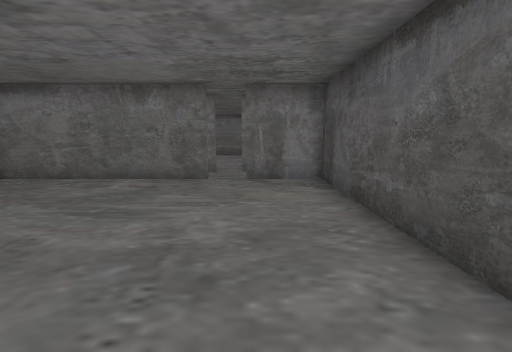
[1] (above)

20 first-person views from a walk through a 3-D level made in the Unity game engine. The camera is 1.4 m above the floor, tilts 8° down and sees 85° across. The floor is counted in squares, 1 m on a side. Each view is taken from the middle of a square. On the plan, view 1 faces up. The plan holds only what a view shows up to about 14 squares ahead; the rest is blank. The place goes on beyond the plan. The player is left out. Door leaves are left out, so doorways stand open. Some surface patterns are stand-ins.

[2]
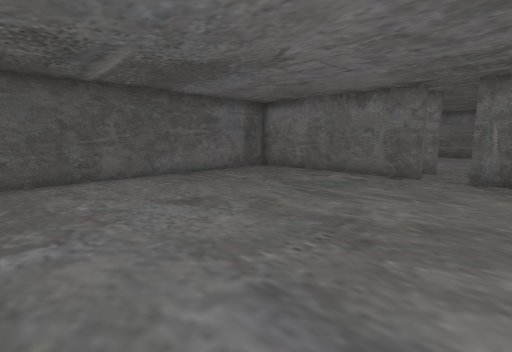

[3]
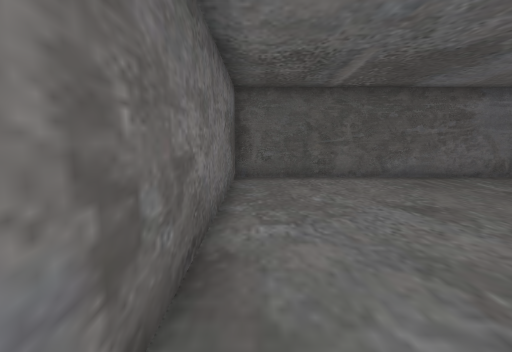

[4]
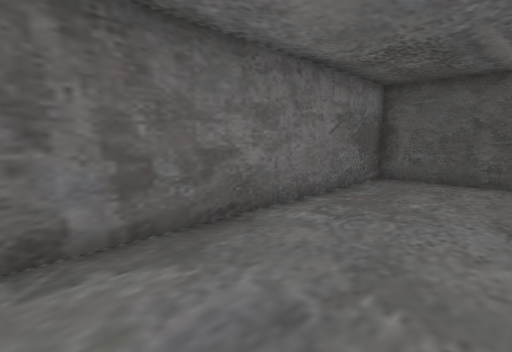

[5]
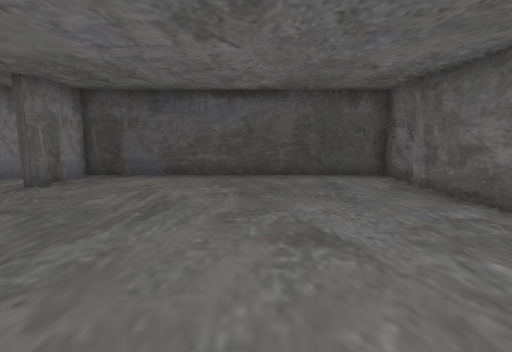

[6]
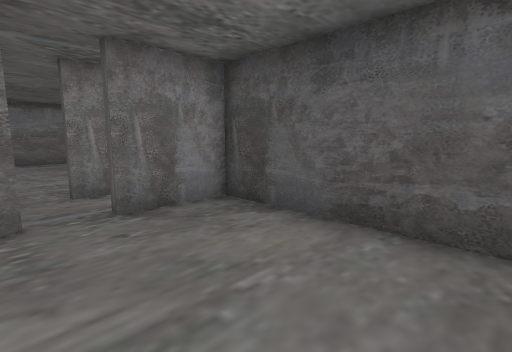

[7]
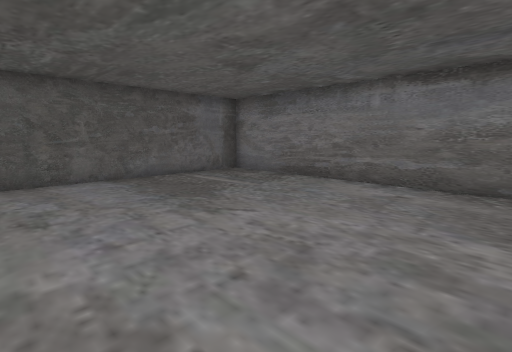

[8]
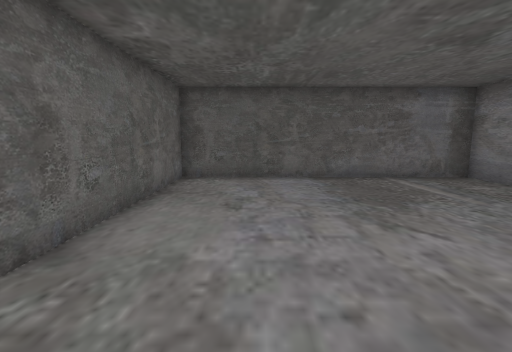

[9]
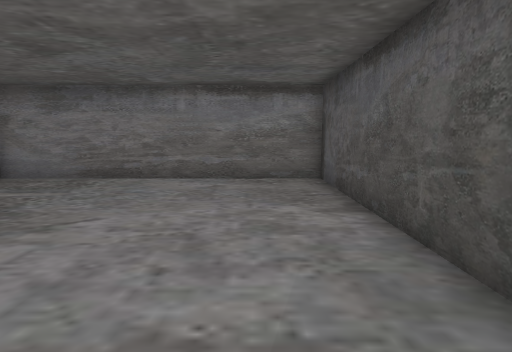

[10]
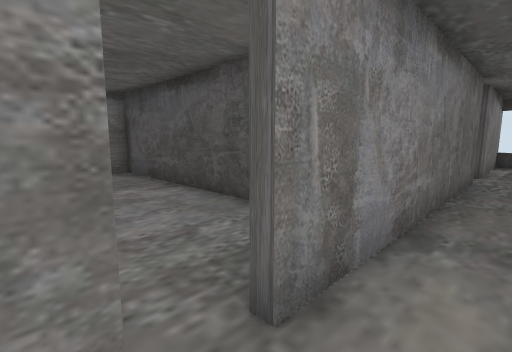

[11]
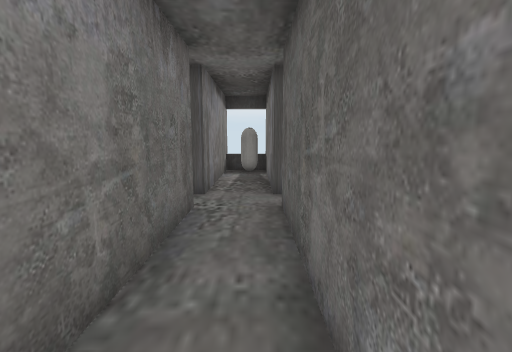

[12]
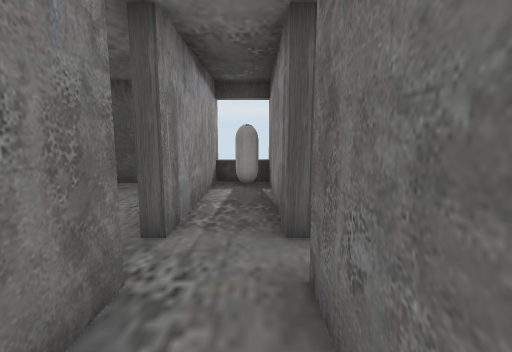

[13]
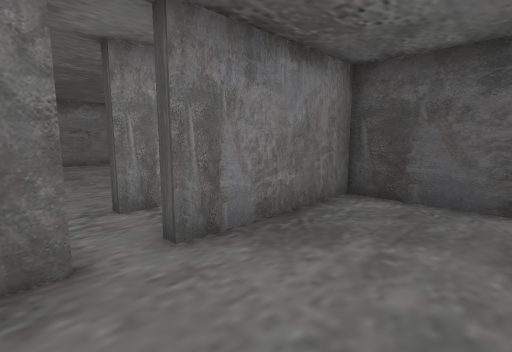

[14]
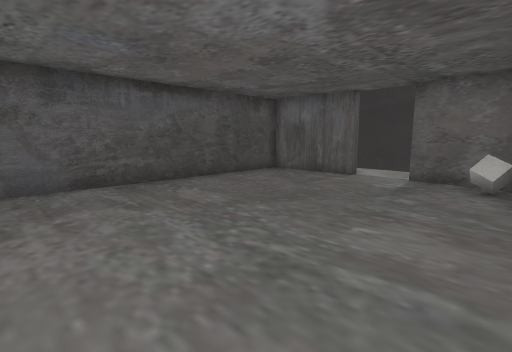

[15]
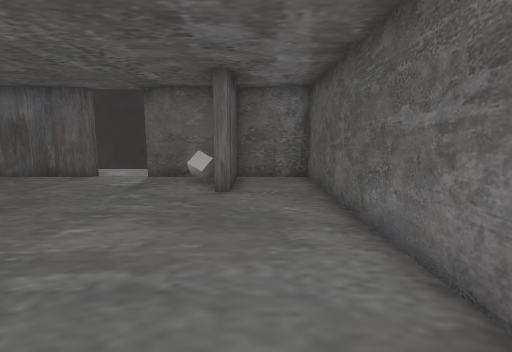

[16]
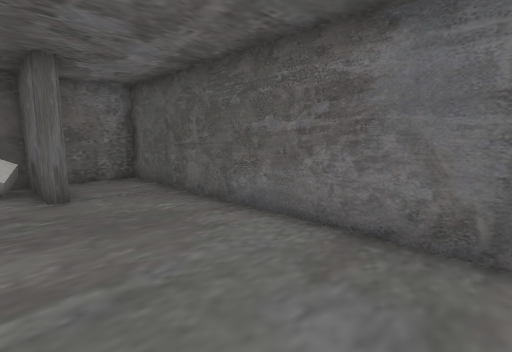

[17]
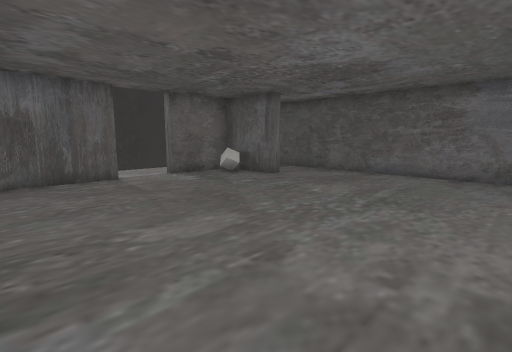

[18]
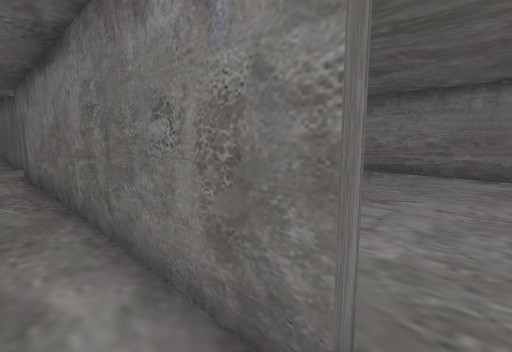

[19]
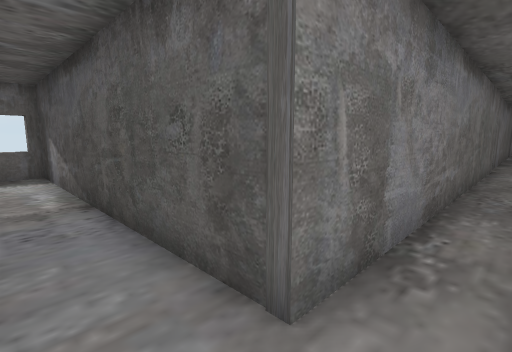

[20]
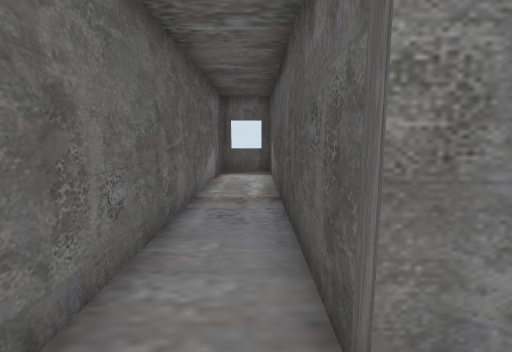

### Floor plan
Points are (right, up) in squares from view 1. A wall is a line through its corners. A room is listed if a view was taken in it or the views show most of it. See-through windows are left out.
Room 1 (views 1, 2, 3, 4, 5, 6)
walls: (-1.5, 9.2) (-8.6, 9.2) (-8.6, -1.7) (2.2, -1.7) (2.2, 9.2) (-0.4, 9.2)
ways out: open door at (-1, 9) to room 3
Room 2 (views 7, 8, 9)
walls: (-0.6, 11.2) (-0.6, 11.6); (2.2, 14.1) (2.2, 21.4) (-8.6, 21.4) (-8.6, 11.4) (-1.6, 11.4)
ways out: open door at (-1, 11) to room 3
Room 3 (views 10, 11, 12, 18, 19, 20)
walls: (-1.5, 11.2) (-14.4, 11.2) (-14.4, 21.7) (-16.4, 21.7) (-16.4, 11.2); (3.5, 9.5) (8.6, 9.5); (8.5, 11.2) (-0.6, 11.2); (9.7, 9.5) (13.1, 9.5); (13.2, 9.5) (14, 9.5); (15.4, 11.2) (9.7, 11.2)
low walls: (14.7, 9.5) (14.7, 10)
ways out: open door at (-1, 9) to room 1; open door at (-1, 11) to room 2; open door at (9, 9) to room 4; open door at (9, 11)
Room 4 (views 13, 14, 15, 16, 17)
walls: (10.7, -2.1) (10.7, -1.7) (14.4, -1.7) (14.4, 9.5); (8.6, 9.2) (8, 9.2); (3.2, 8) (3.2, -1.7) (5.7, -1.7) (5.7, 1) (6, 1) (6, -1.7) (8.8, -1.7) (8.8, -2.1); (14.5, 9.2) (9.7, 9.2)
ways out: open door at (9, 9) to room 3; opening at (9.5, -2)
objects: other object (7, -1)

Where each view was taken, in squares from view 1:
view 1: 0 up, 0 right, facing up
view 2: 1 down, 1 right, facing up-left
view 3: 1 down, 1 right, facing left
view 4: 2 up, 1 right, facing down-left
view 5: 3 up, 8 left, facing right
view 6: 4 up, 2 left, facing up-right
view 7: 13 up, 1 right, facing up-left
view 8: 14 up, 1 right, facing left
view 9: 12 up, 0 right, facing up
view 10: 10 up, 2 left, facing up-right
view 11: 10 up, 3 right, facing right
view 12: 10 up, 6 right, facing right
view 13: 6 up, 8 right, facing up-right
view 14: 8 up, 6 right, facing down-right
view 15: 8 up, 5 right, facing down
view 16: 8 up, 7 right, facing down-left
view 17: 8 up, 14 right, facing down-left
view 18: 10 up, 1 left, facing up-left
view 19: 10 up, 16 left, facing up-right
view 20: 10 up, 15 left, facing up
